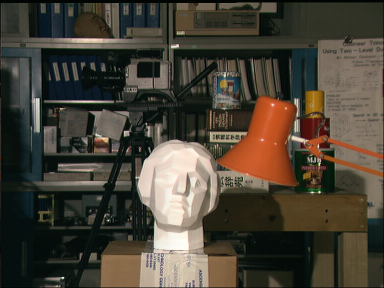
#> input picture stereo_left.png, 384 x 288 px
$ jupyter execute cv_ex09.ipynb
#> lines starting #> are read from the running program, lines starting #| are printed output that depends on the picture; after the words box and inside, x2 and y2 are one past the last pixel; in counts of white or black regions, pixels touching at a corner belong together; long printed decimals are rounded
第9回の演習です。平行ステレオを構築します。
左上の「ファイル」＞「ドライブにコピーを保存」を選択して、Google DriveにNotebookを保存します。ご自身のGoogleドライブの"Colab Notebooks"フォルダで、保存したNotebookを右クリックし、「アプリで開く」＞「Google Colaboratory」を選択します。その上で、各コードを実行するには、以下のコマンドを実行してください。実行は「再生」ボタンを押します。

[cell 1]
print("Chapter 9")

# 平行ステレオ
ステレオ画像から奥行き分布を導出します。ここでは、以下の2つの手法を試してみます。
- Block Matching Method
- Semi-Global Block Matching Method

ステレオ画像対は以下のWebサイトからダウンロードできます。
- [Middlebury Stereo Datasets](https://vision.middlebury.edu/stereo/data/)

ここで示すTsukubaステレオ画像対は以下に置きましたので、必要な方はこちらからダウンロードして下さい。
- [stereo_left.png](https://drive.google.com/file/d/1v4kN_2Zkgdmy5TgW3v4l5G5bjqB41AJr/view?usp=sharing)
- [stereo_right.png](https://drive.google.com/file/d/1SI-6nnoTH55O2fsDsPGB7LENk_blnut_/view?usp=sharing)

[cell 2]
# ローカル環境では直接画像ファイルを指定
import os
image_filename1 = "stereo_left.png"
image_filename2 = "stereo_right.png"
print("ファイル名：", image_filename1, image_filename2)
print(f"ファイルが存在するか確認: {os.path.exists(image_filename1)}, {os.path.exists(image_filename2)}")

画像をグレースケールで読み込みます。

[cell 3]
# OpenCVを使う準備
import cv2
import numpy as np
import matplotlib.pyplot as plt

def show_image(img, title="Image", cmap=None):
    plt.figure(figsize=(8, 6))
    if len(img.shape) == 3:
        # カラー画像の場合、BGR→RGB変換
        plt.imshow(cv2.cvtColor(img, cv2.COLOR_BGR2RGB))
    else:
        # グレースケール画像の場合
        plt.imshow(img, cmap='gray' if cmap is None else cmap)
    plt.title(title)
    plt.axis('off')
    plt.show()

imgL = cv2.imread(image_filename1, cv2.IMREAD_GRAYSCALE)
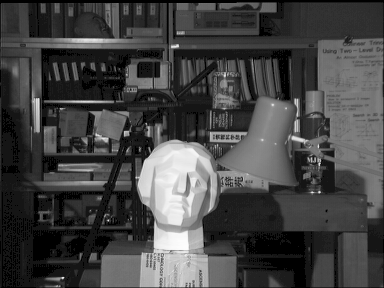
#> imgL: shape (288, 384); min 0, max 253, mean 68.4
imgR = cv2.imread(image_filename2, cv2.IMREAD_GRAYSCALE)
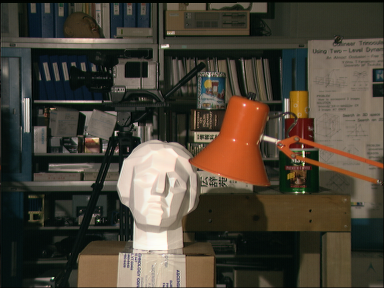
#> input picture stereo_right.png, 384 x 288 px
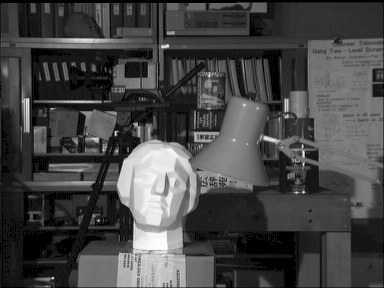
#> imgR: shape (288, 384); min 0, max 253, mean 69.5
show_image(imgL, "Left Image (Grayscale)")
show_image(imgR, "Right Image (Grayscale)")

## ブロックマッチング法
ステレオ画像から奥行分布を導出する関数としてStereoBM_createがあります。引数にはnumDisparitiesとblockSizeとがあります。numDisparitiesは奥行値を推定するとき、ステレオ画像をずらす画素数を指定します。このnumDisparitiesよりも大きいズレ幅があると、ステレオ対応がうまく導出されません。numDisparitiesに大きな値を指定すると、手前の物体まで奥行き値を推定します。もう一つの引数blockSizeはブロックの大きさを指定します。blockSizeに小さい値を指定すると細かい領域の奥行き値を求め、大きい値にするとまとまった領域の奥行き値を求めます。

[cell 4]
# Block Matching Method

stereo = cv2.StereoBM_create(numDisparities=32, blockSize=15)
disparity = stereo.compute(imgL,imgR)
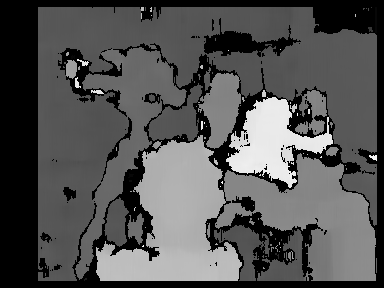
#> disparity: shape (288, 384) int16; min -16, max 496, mean 152.5; drawn with min black and max white

show_image(disparity, "Block Matching - Disparity Map", cmap='gray')

## セミグローバル・ブロックマッチング法
視差を導出する際にコスト関数を設定し、最適な視差を求めるプロセスを導入しています。

[cell 5]
# Semi-Global Block Matching Method

# disparity range is tuned for 'aloe' image pair
window_size = 3
min_disp = 0
num_disp = 32 - min_disp
stereo = cv2.StereoSGBM_create(
    minDisparity = min_disp,            # 視差の最小値
    numDisparities = num_disp,          # 視差の範囲
    blockSize = 11,                     # ブロックサイズ
    P1 = 8*3*window_size**2,            # 視差の滑らかさを制御
    P2 = 32*3*window_size**2,           # 視差の滑らかさを制御
    disp12MaxDiff = 1,                  # 左と右との視差を確認する際に許容される最大の差
    uniquenessRatio = 10,               # 導出された視差が最も適正であると判断するための2番目によい値とのマージン
    speckleWindowSize = 100,            # 滑らかな視差領域の最大サイズ
    speckleRange = 32                   # 連結成分における視差変動の最大値
)
disparity = stereo.compute(imgL,imgR)
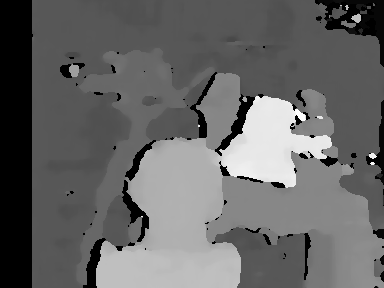
#> disparity: shape (288, 384) int16; min -16, max 496, mean 189.6; drawn with min black and max white

show_image(disparity, "Semi-Global Block Matching - Disparity Map", cmap='gray')

# カメラキャリブレーション
上に示したステレオ画像から奥行分布を導出するには、カメラの内部パラメータがわかっていないといけません。そこで、カメラパラメータとレンズひずみを求めます。まず、以下からチェッカーパターンを複数の視点から撮影したカメラ画像をダウンロードします。

ご自身のカメラのカメラパラメータを導出したいなら、そのカメラでチェッカーパターンを撮影し、そのカメラ画像のファイルをアップロードします。カメラキャリブレーションに使うチェッカーパターンはOpenCVのWebサイトで提供されています。以下からダウンロードして下さい（[チェッカーパターン](http://opencv.jp/sample/pics/chesspattern_7x10.pdf)）。

## カメラ画像の準備
カメラでチェッカーパターンを撮影した画像を幾つか用意します。本来は使用するカメラで撮った画像じゃないと意味がないのですが、ここではプログラムの動作を確認するために、一連の画像ファイルを以下のGitHubのWebサイトから取得して下さい。
- [image files](https://github.com/opencv/opencv/tree/master/samples/data)

ダウンロードするのは、left01.jpg, left02.jpg, ..., left14.jpgという一連の画像ファイルです。ダウンロードしたファイルを、今度はご自身のGoogle Colaboratoryにアップロードします。左側のサイドバーで「フォルダ」アイコンをクリックし、そこに一連の画像ファイルをドラッグ＆ドロップして下さい。

globモジュールについて簡単に説明しておきます。globモジュールのglob関数は、条件に一致するファイルを取得するものです。ファイルの一致条件を引数として与えると、その条件に一致したファイルを返してくれます。

[cell 6]
# カメラキャリブレーション用の画像設定
# cv_ex09フォルダ内の画像を使用
import glob
images = glob.glob('cv_ex09/left*.jpg')
images.sort()  # ファイル名順にソート
print("使用する画像数:", len(images))
print("画像ファイル:", images[:5], "...")  # 最初の5つを表示

# 最初の2つの画像を表示
if len(images) >= 2:
    img01 = cv2.imread(images[0])
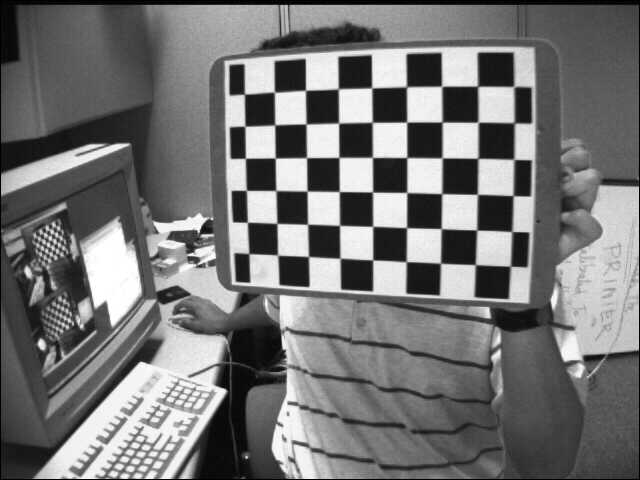
#> input picture cv_ex09/left01.jpg, 640 x 480 px
#> img01 is the input picture: shape (480, 640, 3); min 0, max 255, mean 116.6
    img02 = cv2.imread(images[1])
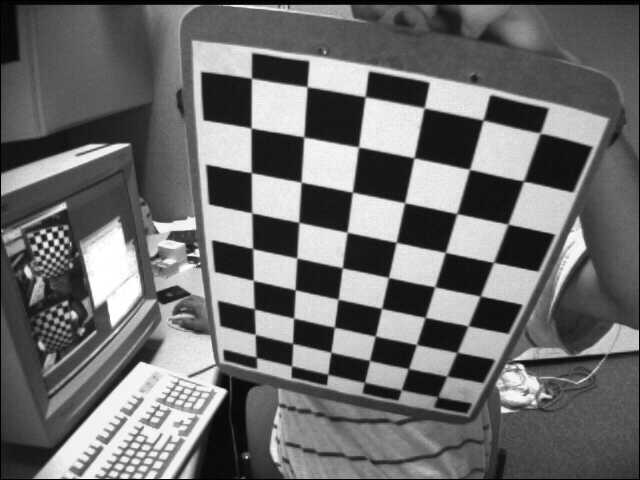
#> input picture cv_ex09/left02.jpg, 640 x 480 px
#> img02 is the input picture: shape (480, 640, 3); min 0, max 255, mean 109
    show_image(img01, f"Calibration Image: {images[0]}")
    show_image(img02, f"Calibration Image: {images[1]}")

## カメラの内部パラメータの算出
まず、カメラの内部パラメータを算出します。

[cell 7]
# Camera calibration using multiple images from cv_ex09 folder
criteria = (cv2.TERM_CRITERIA_EPS + cv2.TERM_CRITERIA_MAX_ITER, 30, 0.001)

# チェスボードの設定
cbrow = 9  # 横方向のコーナー数
cbcol = 6  # 縦方向のコーナー数

# チェスボードのワールド座標を準備
objp = np.zeros((cbcol*cbrow, 3), np.float32)
objp[:,:2] = np.mgrid[0:cbrow, 0:cbcol].T.reshape(-1, 2)

# 検出されたコーナーの座標を格納するリスト
objpoints = []  # 3D点
imgpoints = []  # 2D点

# cv_ex09フォルダ内のすべての画像を処理
for fname in images:
    img = cv2.imread(fname)
    if img is None:
        print(f"Could not load {fname}")
        continue

    gray = cv2.cvtColor(img, cv2.COLOR_BGR2GRAY)

    # チェスボードのコーナー検出
    ret, corners = cv2.findChessboardCorners(gray, (cbrow, cbcol), None)
#> ret = True; corners = 54 rows, first 8: [244.5, 94.33], [274.6, 92.24], [305.5, 90.4], [338.4, 88.84], [371.6, 87.98], [406.8, 86.92], [441.6, 86.37], [477.6, 86.38]

    if ret == True:
        print(f"✓ Chessboard corners found in {fname}")
        objpoints.append(objp)
        corners2 = cv2.cornerSubPix(gray, corners, (11,11), (-1,-1), criteria)
#> corners2 = 54 rows, first 8: [244.4, 94.14], [274.4, 92.21], [305.5, 90.32], [338.3, 88.79], [371.7, 87.87], [406.5, 86.71], [441.6, 86.25], [477.6, 86.22]
        imgpoints.append(corners2)

        # 最初の画像のみコーナーを描画して表示
        if fname == images[0]:
            img = cv2.drawChessboardCorners(img, (cbrow, cbcol), corners2, ret)
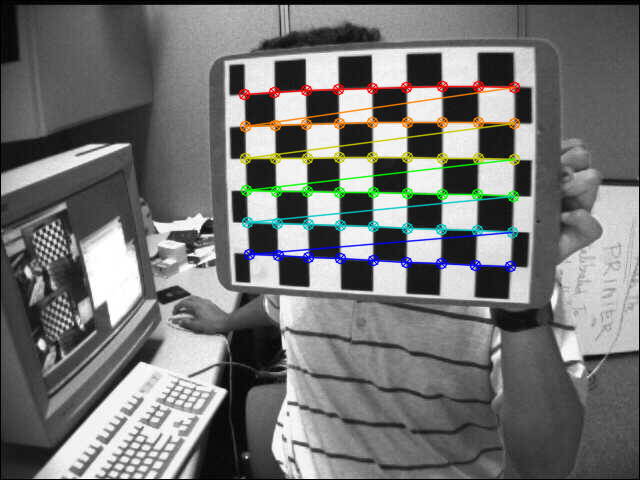
#> img: shape (480, 640, 3); 4.21% of pixels changed, all inside (x1, y1, x2, y2) = (238, 80, 521, 273)
            show_image(img, f"Chessboard Corners Detected - {fname}")
    else:
        print(f"✗ No chessboard pattern found in {fname}")

print(f"\n成功した画像数: {len(objpoints)}/{len(images)}")

## 内部パラメータの計算
次に内部パラメータを計算します。

[cell 8]
# 内部パラメータの計算
if len(objpoints) > 0:
    # 画像サイズ（最後に処理した画像から取得）
    imageSize = gray.shape[::-1]
#> imageSize = (640, 480)
    print("画像サイズ:", imageSize)
#| 画像サイズ: (640, 480)

    # 内部パラメータを計算（rvecs, tvecsは外部パラメータに相当）
    ret, mtx, dist, rvecs, tvecs = cv2.calibrateCamera(objpoints, imgpoints, imageSize, None, None)
#> ret = 0.693; mtx = [[538.2, 0, 336.9], [0, 538.1, 241], [0, 0, 1]]; dist = [[-0.221, -0.117, 0.0042, -0.00412, 0.205]]; rvecs = ([0.171, 0.287, 0.0145], [0.417, 0.665, -1.34], [-0.266, 0.199, 0.357]); tvecs = ([-2.84, -4.52, 16.09], [-2.2, 3.17, 14.27], [-1.46, -4.14, 12.79])

    # 計算結果を保存（必要に応じて）
    # np.save("mtx", mtx)           # カメラ行列
    # np.save("dist", dist.ravel()) # 歪みパラメータ

    # 計算結果を表示
    print("\n=== カメラキャリブレーション結果 ===")
    print("RMS誤差:", ret)          # 誤差に相当（小さい値の方がよい）
#| RMS誤差: 0.6925
    print("\nカメラ行列:\n", mtx)
#| カメラ行列:
#|  [[538.153   0.         336.916]
#|  [  0.         538.127 240.959]
#|  [  0.           0.           1.        ]]
    print("\n歪み係数:", dist.ravel())
#| 歪み係数: [-0.2212 -0.1167  0.004201 -0.00412  0.2051]
else:
    print("エラー: チェスボードが検出された画像がありません。")

# 内部パラメータを使って画像を補正
次に内部パラメータを使って、画像を補正します。

[cell 9]
# 内部パラメータを使って画像を補正
# cv_ex09フォルダの画像を使用
if len(images) > 0 and 'mtx' in locals() and 'dist' in locals():
    targetImage = cv2.imread(images[0])  # 最初のキャリブレーション画像を使用
    if targetImage is not None:
        show_image(targetImage, f"Target Image for Correction: {images[0]}")

        # 歪み補正
        h, w = targetImage.shape[:2]
#> h = 480; w = 640
        newcameramtx, roi = cv2.getOptimalNewCameraMatrix(mtx, dist, (w,h), 1, (w,h))
#> newcameramtx = [[457.9, 0, 333.6], [0, 458.3, 244.2], [0, 0, 1]]; roi = (14, 26, 605, 431)

        # 歪み補正を実行
        dst = cv2.undistort(targetImage, mtx, dist, None, newcameramtx)
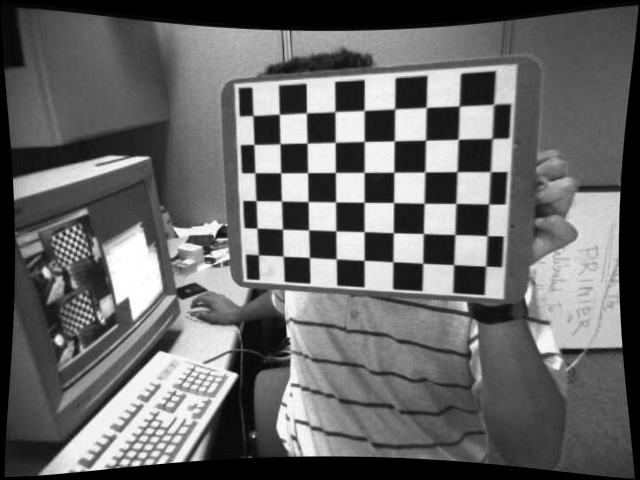
#> dst: shape (480, 640, 3); min 0, max 255, mean 103.5

        # ROIで画像をクロップ
        x, y, w, h = roi
#> x = 14; y = 26; w = 605; h = 431
        dst = dst[y:y+h, x:x+w]
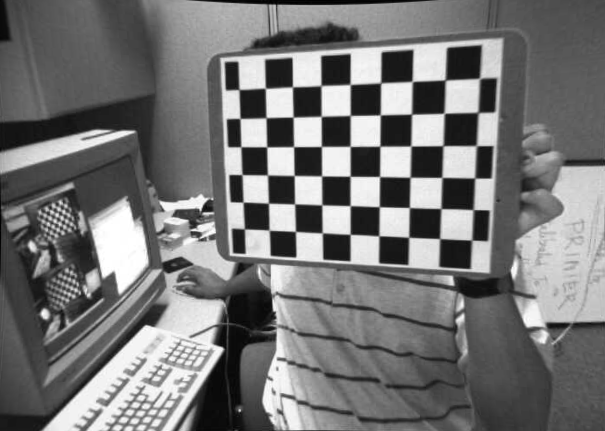
#> dst: shape (431, 605, 3); min 0, max 255, mean 117.7

        show_image(dst, "Undistorted Image")
        print("画像の歪み補正が完了しました")
    else:
        print("ターゲット画像を読み込めませんでした")
else:
    print("キャリブレーション結果がないか、画像が見つかりません")
